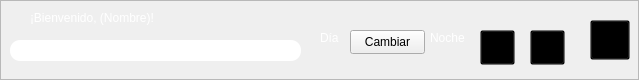
              <widget class="QFrame" name="frame_7">
               <property name="sizePolicy">
                <sizepolicy hsizetype="Preferred" vsizetype="Preferred">
                 <horstretch>0</horstretch>
                 <verstretch>0</verstretch>
                </sizepolicy>
               </property>
               <property name="minimumSize">
                <size>
                 <width>0</width>
                 <height>80</height>
                </size>
               </property>
               <property name="maximumSize">
                <size>
                 <width>16777215</width>
                 <height>80</height>
                </size>
               </property>
               <property name="font">
                <font>
                 <kerning>false</kerning>
                </font>
               </property>
               <property name="styleSheet">
                <string notr="true"/>
               </property>
               <property name="frameShape">
                <enum>QFrame::Shape::StyledPanel</enum>
               </property>
               <property name="frameShadow">
                <enum>QFrame::Shadow::Raised</enum>
               </property>
               <property name="lineWidth">
                <number>0</number>
               </property>
               <widget class="QPushButton" name="pushButton">
                <property name="geometry">
                 <rect>
                  <x>590</x>
                  <y>20</y>
                  <width>40</width>
                  <height>40</height>
                 </rect>
                </property>
                <property name="minimumSize">
                 <size>
                  <width>40</width>
                  <height>40</height>
                 </size>
                </property>
                <property name="maximumSize">
                 <size>
                  <width>40</width>
                  <height>40</height>
                 </size>
                </property>
                <property name="cursor">
                 <cursorShape>PointingHandCursor</cursorShape>
                </property>
                <property name="styleSheet">
                 <string notr="true">background-color: transparent;
</string>
                </property>
                <property name="text">
                 <string/>
                </property>
                <property name="icon">
                 <iconset resource="test.qrc">
                  <normaloff>:/prefijoNuevo/Icono Usuario.jpeg</normaloff>:/prefijoNuevo/Icono Usuario.jpeg</iconset>
                </property>
                <property name="iconSize">
                 <size>
                  <width>40</width>
                  <height>40</height>
                 </size>
                </property>
               </widget>
               <widget class="QPushButton" name="pushButton_2">
                <property name="geometry">
                 <rect>
                  <x>530</x>
                  <y>30</y>
                  <width>35</width>
                  <height>35</height>
                 </rect>
                </property>
                <property name="minimumSize">
                 <size>
                  <width>35</width>
                  <height>35</height>
                 </size>
                </property>
                <property name="maximumSize">
                 <size>
                  <width>35</width>
                  <height>35</height>
                 </size>
                </property>
                <property name="cursor">
                 <cursorShape>PointingHandCursor</cursorShape>
                </property>
                <property name="styleSheet">
                 <string notr="true">background-color: transparent;</string>
                </property>
                <property name="text">
                 <string/>
                </property>
                <property name="icon">
                 <iconset resource="test.qrc">
                  <normaloff>:/prefijoNuevo/Icono Notificaciones.jpeg</normaloff>:/prefijoNuevo/Icono Notificaciones.jpeg</iconset>
                </property>
                <property name="iconSize">
                 <size>
                  <width>35</width>
                  <height>35</height>
                 </size>
                </property>
               </widget>
               <widget class="QPushButton" name="pushButton_3">
                <property name="geometry">
                 <rect>
                  <x>480</x>
                  <y>30</y>
                  <width>35</width>
                  <height>35</height>
                 </rect>
                </property>
                <property name="minimumSize">
                 <size>
                  <width>35</width>
                  <height>35</height>
                 </size>
                </property>
                <property name="maximumSize">
                 <size>
                  <width>35</width>
                  <height>35</height>
                 </size>
                </property>
                <property name="cursor">
                 <cursorShape>PointingHandCursor</cursorShape>
                </property>
                <property name="styleSheet">
                 <string notr="true">background-color: transparent;</string>
                </property>
                <property name="text">
                 <string/>
                </property>
                <property name="icon">
                 <iconset resource="test.qrc">
                  <normaloff>:/prefijoNuevo/Icono Ajustes.jpeg</normaloff>:/prefijoNuevo/Icono Ajustes.jpeg</iconset>
                </property>
                <property name="iconSize">
                 <size>
                  <width>35</width>
                  <height>35</height>
                 </size>
                </property>
               </widget>
               <widget class="QPushButton" name="pushButton_4">
                <property name="geometry">
                 <rect>
                  <x>350</x>
                  <y>30</y>
                  <width>75</width>
                  <height>24</height>
                 </rect>
                </property>
                <property name="text">
                 <string>Cambiar</string>
                </property>
               </widget>
               <widget class="QLineEdit" name="lineEdit">
                <property name="geometry">
                 <rect>
                  <x>10</x>
                  <y>40</y>
                  <width>291</width>
                  <height>21</height>
                 </rect>
                </property>
                <property name="styleSheet">
                 <string notr="true">font: 9pt &quot;Cascadia Code&quot;;
border-radius:10px;</string>
                </property>
                <property name="text">
                 <string/>
                </property>
               </widget>
               <widget class="QLabel" name="label_5">
                <property name="geometry">
                 <rect>
                  <x>30</x>
                  <y>10</y>
                  <width>181</width>
                  <height>16</height>
                 </rect>
                </property>
                <property name="styleSheet">
                 <string notr="true">font: 700 10pt &quot;Cascadia Code&quot;;
color: rgb(255, 255, 255);</string>
                </property>
                <property name="text">
                 <string>¡Bienvenido, (Nombre)!</string>
                </property>
               </widget>
               <widget class="QLabel" name="label_6">
                <property name="geometry">
                 <rect>
                  <x>320</x>
                  <y>30</y>
                  <width>31</width>
                  <height>16</height>
                 </rect>
                </property>
                <property name="styleSheet">
                 <string notr="true">font: 700 10pt &quot;Cascadia Code&quot;;
color: rgb(255, 255, 255);</string>
                </property>
                <property name="text">
                 <string>Día</string>
                </property>
               </widget>
               <widget class="QLabel" name="label_7">
                <property name="geometry">
                 <rect>
                  <x>430</x>
                  <y>30</y>
                  <width>41</width>
                  <height>16</height>
                 </rect>
                </property>
                <property name="styleSheet">
                 <string notr="true">font: 700 10pt &quot;Cascadia Code&quot;;
color: rgb(255, 255, 255);</string>
                </property>
                <property name="text">
                 <string>Noche</string>
                </property>
               </widget>
              </widget>
